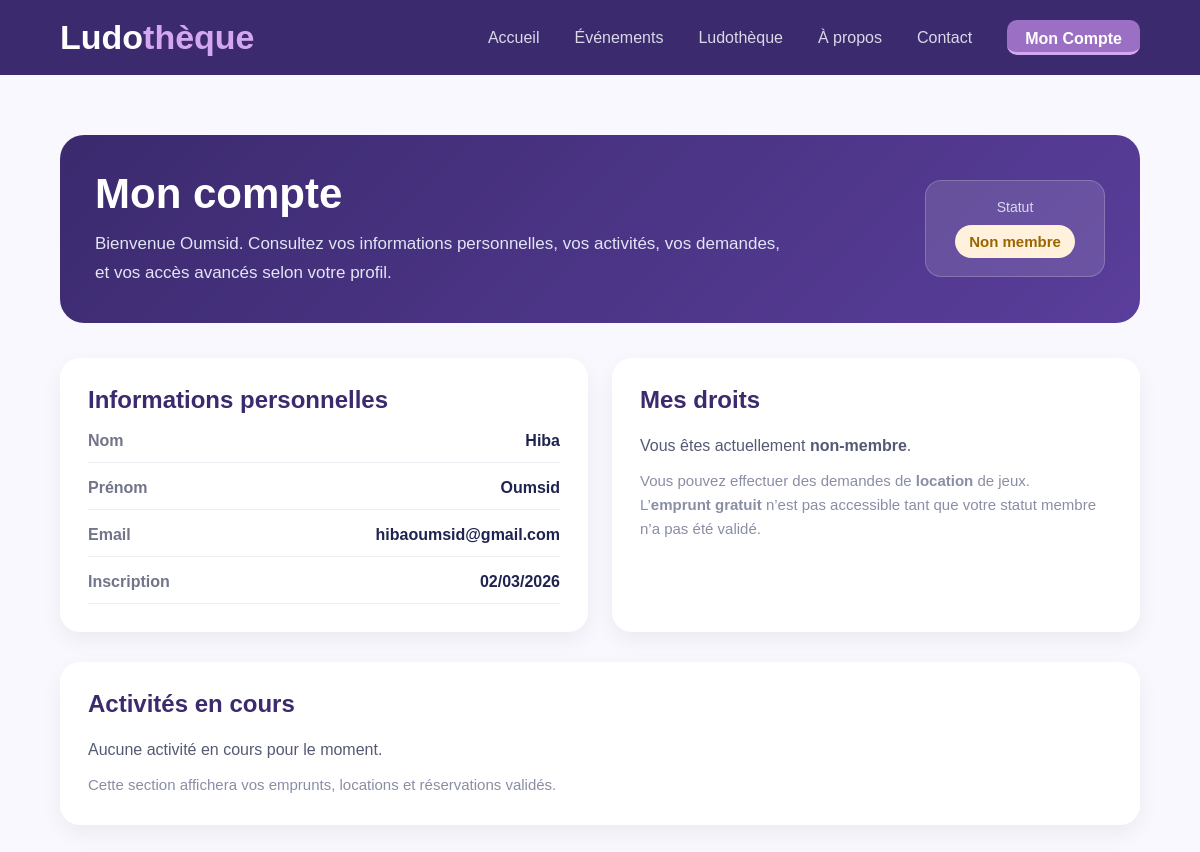
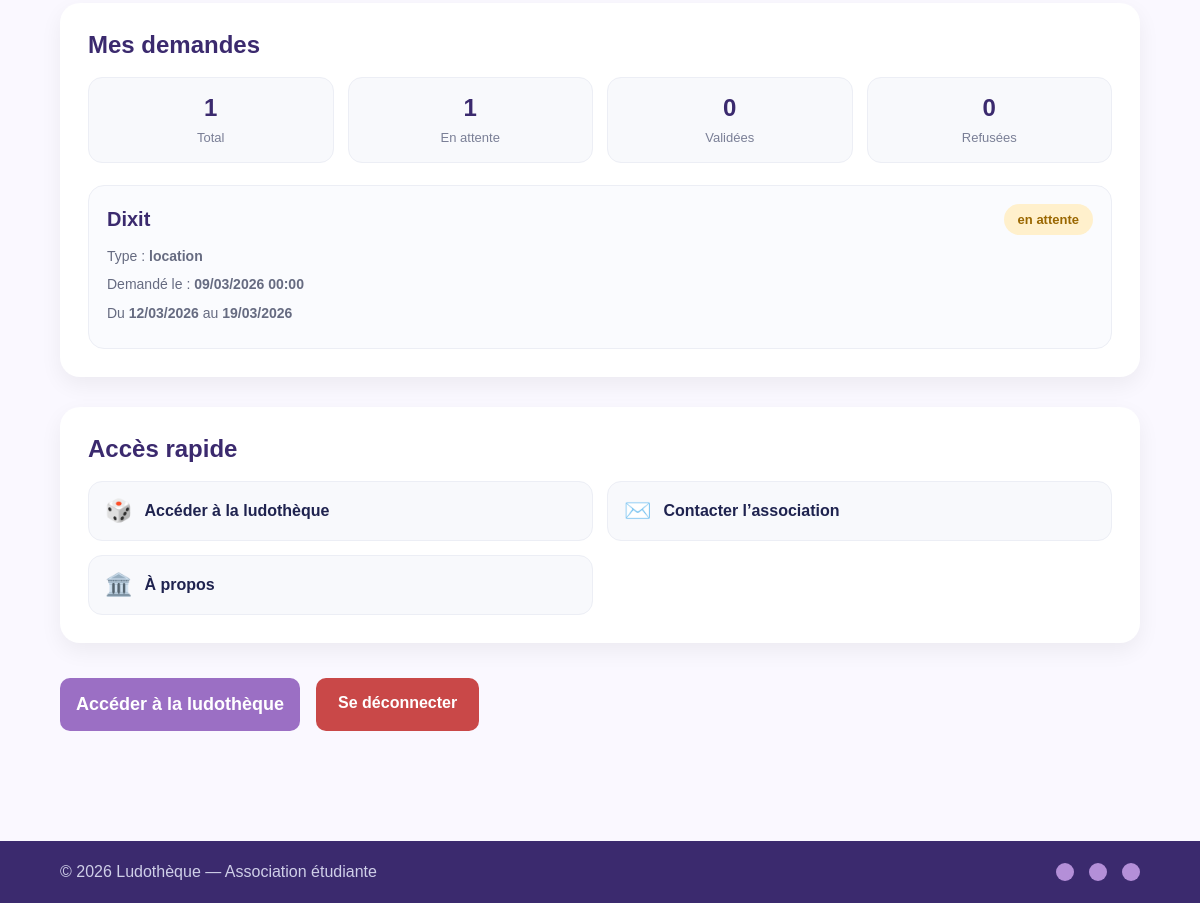
/compte.php (signed in), run on the app's committed database (2 pictures, top to bottom).
### tables this page shows
CREATE TABLE IF NOT EXISTS `utilisateur` (
  `id_utilisateur` int NOT NULL AUTO_INCREMENT,
  `nom` varchar(100) DEFAULT NULL,
  `prenom` varchar(100) DEFAULT NULL,
  `email` varchar(150) DEFAULT NULL,
  `mot_de_passe` varchar(255) DEFAULT NULL,
  `statut_membre` tinyint(1) NOT NULL DEFAULT '0',
  `role` enum('utilisateur','admin','president') NOT NULL DEFAULT 'utilisateur',
  `date_inscription` date DEFAULT NULL,
  PRIMARY KEY (`id_utilisateur`),
  UNIQUE KEY `email` (`email`)
);

CREATE TABLE IF NOT EXISTS `demande` (
  `id_demande` int NOT NULL AUTO_INCREMENT,
  `id_utilisateur` int DEFAULT NULL,
  `id_jeu` int DEFAULT NULL,
  `type_demande` varchar(50) DEFAULT NULL,
  `statut` varchar(50) DEFAULT NULL,
  `date_demande` date DEFAULT NULL,
  `date_debut` date DEFAULT NULL,
  `date_fin` date DEFAULT NULL,
  PRIMARY KEY (`id_demande`),
  KEY `id_utilisateur` (`id_utilisateur`),
  KEY `id_jeu` (`id_jeu`)
);

CREATE TABLE IF NOT EXISTS `jeu` (
  `id_jeu` int NOT NULL AUTO_INCREMENT,
  `nom` varchar(150) DEFAULT NULL,
  `temps_jeu_moyen` int DEFAULT NULL,
  `nb_joueurs_min` int DEFAULT NULL,
  `nb_joueurs_max` int DEFAULT NULL,
  `difficulte_apprentissage` int DEFAULT NULL,
  `difficulte_jeu` int DEFAULT NULL,
  `statut` varchar(50) DEFAULT NULL,
  `regles` text,
  `description` text,
  `image` varchar(255) DEFAULT NULL,
  PRIMARY KEY (`id_jeu`)
);

### compte.php (the view, shortened to what the rows shown need)
<?php
require_once "config/db.php";
$userId = $_SESSION["user_id"];
$stmtUser = $pdo->prepare("
    SELECT id_utilisateur, nom, prenom, email, role, statut_membre, date_inscription
    FROM utilisateur
    WHERE id_utilisateur = ?
");
$stmtUser->execute([$userId]);
$utilisateur = $stmtUser->fetch(PDO::FETCH_ASSOC);
$role = $utilisateur["role"];
$estAdmin = ($role === "admin");
$estPresident = ($role === "president");
$estAdminOuPresident = $estAdmin || $estPresident;
$demandes = [];
$demandeError = false;
try {
    $stmtDemandes = $pdo->prepare("
        SELECT d.*, j.nom AS nom_jeu
        FROM demande d
        INNER JOIN jeu j ON d.id_jeu = j.id_jeu
        WHERE d.id_utilisateur = ?
        ORDER BY d.date_demande DESC
    ");
    $stmtDemandes->execute([$userId]);
    $demandes = $stmtDemandes->fetchAll(PDO::FETCH_ASSOC);
} catch (PDOException $e) {
    $demandeError = true;
}
$statsDashboard = [
    "jeux_total" => 0,
    "jeux_en_stock" => 0,
    "jeux_empruntes" => 0,
    "jeux_loues" => 0,
    "demandes_en_attente" => 0,
    "evenements_a_venir" => 0
];
$dashboardError = false;
include "includes/header.php";
?>
<main class="account-page">
    <div class="container">
        <section class="account-hero">
            <div class="account-hero-left">
                <h1>Mon compte</h1>
                <p>
                    Bienvenue <?= htmlspecialchars($utilisateur["prenom"]) ?>.
                    Consultez vos informations personnelles, vos activités,
                    vos demandes, et vos accès avancés selon votre profil.
                </p>
            </div>
        </section>
        <section class="account-grid">
            <div class="account-card">
                <h2>Informations personnelles</h2>
                <div class="info-list">
                    <div class="info-item">
                        <span class="info-label">Nom</span>
                        <span class="info-value"><?= htmlspecialchars($utilisateur["nom"]) ?></span>
                    </div>
                    <div class="info-item">
                        <span class="info-label">Prénom</span>
                        <span class="info-value"><?= htmlspecialchars($utilisateur["prenom"]) ?></span>
                    </div>
                    <div class="info-item">
                        <span class="info-label">Email</span>
                        <span class="info-value"><?= htmlspecialchars($utilisateur["email"]) ?></span>
                    </div>
                    <div class="info-item">
                        <span class="info-label">Inscription</span>
                        <span class="info-value">
                            <?= !empty($utilisateur["date_inscription"]) ? date("d/m/Y", strtotime($utilisateur["date_inscription"])) : "Non renseignée" ?>
                        </span>
                    </div>
                </div>
            </div>
            <div class="account-card">
                <h2>Mes droits</h2>
            </div>
        </section>
        <section class="account-section-block">
            <div class="account-history-card">
                <h2>Activités en cours</h2>
            </div>
        </section>
        <section class="account-section-block">
            <div class="account-history-card">
                <h2>Mes demandes</h2>
                <?php if ($demandeError): ?>
                    <p class="account-text">
                        L’historique des demandes sera affiché ici une fois la gestion complète finalisée.
                    </p>
                <?php else: ?>
                    <div class="summary-stats summary-stats-account">
                        <div class="summary-box">
                            <span class="summary-number"><?= count($demandes) ?></span>
                            <span class="summary-label">Total</span>
                        </div>
                        <div class="summary-box">
                            <span class="summary-number">
                                <?= count(array_filter($demandes, fn($d) => strtolower($d["statut"]) === "en attente")) ?>
                            </span>
                            <span class="summary-label">En attente</span>
                        </div>
                        <div class="summary-box">
                            <span class="summary-number">
                                <?= count(array_filter($demandes, fn($d) => strtolower($d["statut"]) === "validée")) ?>
                            </span>
                            <span class="summary-label">Validées</span>
                        </div>
                        <div class="summary-box">
                            <span class="summary-number">
                                <?= count(array_filter($demandes, fn($d) => strtolower($d["statut"]) === "refusée")) ?>
                            </span>
                            <span class="summary-label">Refusées</span>
                        </div>
                    </div>
                    <div class="request-list request-list-top-space">
                        <?php foreach ($demandes as $demande): ?>
                            <?php
                            $statutDemande = strtolower($demande["statut"]);
                            $statutClass = "request-status-default";
                            if ($statutDemande === "en attente") {
                                $statutClass = "request-status-pending";
                            } elseif ($statutDemande === "validée") {
                                $statutClass = "request-status-approved";
                            } elseif ($statutDemande === "refusée") {
                                $statutClass = "request-status-refused";
                            }
                            ?>
                            <div class="request-item">
                                <div class="request-main">
                                    <div class="request-title-row">
                                        <h3><?= htmlspecialchars($demande["nom_jeu"]) ?></h3>
                                        <span class="request-status <?= $statutClass ?>">
                                            <?= htmlspecialchars($demande["statut"]) ?>
                                        </span>
                                    </div>
                                    <p class="request-meta">
                                        Type : <strong><?= htmlspecialchars($demande["type_demande"]) ?></strong>
                                    </p>
                                    <p class="request-meta">
                                        Demandé le :
                                        <strong><?= !empty($demande["date_demande"]) ? date("d/m/Y H:i", strtotime($demande["date_demande"])) : "—" ?></strong>
                                    </p>
                                    <p class="request-meta">
                                        Du <strong><?= !empty($demande["date_debut"]) ? date("d/m/Y", strtotime($demande["date_debut"])) : "—" ?></strong>
                                        au <strong><?= !empty($demande["date_fin"]) ? date("d/m/Y", strtotime($demande["date_fin"])) : "—" ?></strong>
                                    </p>
                                </div>
                            </div>
                        <?php endforeach; ?>
                    </div>
                <?php endif; ?>
            </div>
        </section>
        <?php if ($estAdminOuPresident): ?>
            <section class="account-section-block">
                <div class="account-history-card">
                    <h2>Tableau de bord</h2>
                    <?php if ($dashboardError): ?>
                        <p class="account-text">
                            Les statistiques globales ne sont pas encore disponibles.
                        </p>
                    <?php else: ?>
                        <div class="summary-stats summary-stats-dashboard">
                            <div class="summary-box">
                                <span class="summary-number"><?= $statsDashboard["jeux_total"] ?></span>
                                <span class="summary-label">Jeux total</span>
                            </div>
                            <div class="summary-box">
                                <span class="summary-number"><?= $statsDashboard["jeux_en_stock"] ?></span>
                                <span class="summary-label">En stock</span>
                            </div>
                            <div class="summary-box">
                                <span class="summary-number"><?= $statsDashboard["jeux_empruntes"] ?></span>
                                <span class="summary-label">Empruntés</span>
                            </div>
                            <div class="summary-box">
                                <span class="summary-number"><?= $statsDashboard["jeux_loues"] ?></span>
                                <span class="summary-label">Loués</span>
                            </div>
                            <div class="summary-box">
                                <span class="summary-number"><?= $statsDashboard["demandes_en_attente"] ?></span>
                                <span class="summary-label">Demandes en attente</span>
                            </div>
                            <div class="summary-box">
                                <span class="summary-number"><?= $statsDashboard["evenements_a_venir"] ?></span>
                                <span class="summary-label">Événements à venir</span>
                            </div>
                        </div>
                    <?php endif; ?>
                </div>
            </section>
            <section class="account-grid">
                <div class="account-card">
                    <h2>Gestion des jeux</h2>
                    <p class="account-text">
                        Ajouter, modifier, supprimer des jeux et mettre à jour leur statut.
                    </p>
                    <div class="account-role-actions">
                        <a href="admin/jeux.php" class="btn-main account-action-btn">Gérer les jeux</a>
                    </div>
                </div>
                <div class="account-card">
                    <h2>Gestion des événements</h2>
                    <p class="account-text">
                        Créer, modifier et supprimer les événements de l’association.
                    </p>
                    <div class="account-role-actions">
                        <a href="admin/evenements.php" class="btn-main account-action-btn">Gérer les événements</a>
                    </div>
                </div>
                <div class="account-card">
                    <h2>Traitement des demandes</h2>
                    <p class="account-text">
                        Accepter ou refuser les demandes et mettre à jour automatiquement les statuts.
                    </p>
                    <div class="account-role-actions">
                        <a href="admin/demandes.php" class="btn-main account-action-btn">Traiter les demandes</a>
                    </div>
                </div>
                <div class="account-card">
                    <h2>Accès rapide</h2>
                    <div class="quick-links">
                        <a href="ludotheque.php" class="quick-link-card">
                            <span class="quick-link-icon">🎲</span>
                            <span class="quick-link-text">Accéder à la ludothèque</span>
                        </a>
                        <a href="contact.php" class="quick-link-card">
                            <span class="quick-link-icon">✉️</span>
                            <span class="quick-link-text">Contacter l’association</span>
                        </a>
                        <a href="apropos.php" class="quick-link-card">
                            <span class="quick-link-icon">🏛️</span>
                            <span class="quick-link-text">À propos</span>
                        </a>
                        <a href="admin/dashboard.php" class="quick-link-card">
                            <span class="quick-link-icon">🛠️</span>
                            <span class="quick-link-text">Dashboard admin</span>
                        </a>
                    </div>
                </div>
            </section>
        <?php else: ?>
            <section class="account-section-block">
                <div class="account-card">
                    <h2>Accès rapide</h2>
                </div>
            </section>
        <?php endif; ?>
    </div>
</main>
<?php include "includes/footer.php"; ?>

### data on the page
utilisateur: prenom "Oumsid", nom "Hiba", email "hibaoumsid@gmail.com", date_inscription "02/03/2026"
demande: statut "1", statut "0", id_jeu.nom "Dixit", statut "en attente", type_demande "location", date_demande "09/03/2026 00:00", date_debut "12/03/2026", date_fin "19/03/2026"

### other printed values
count($demandes) "1"
